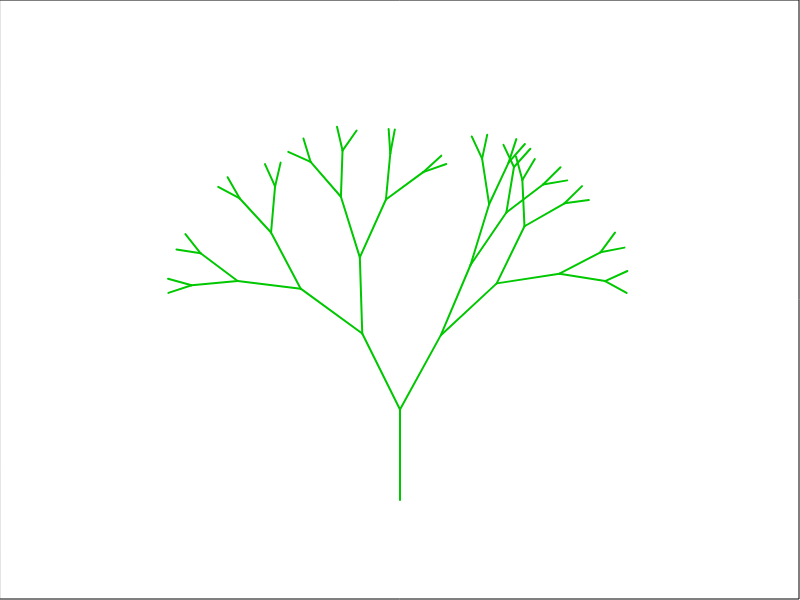
Frame 1 (no input)
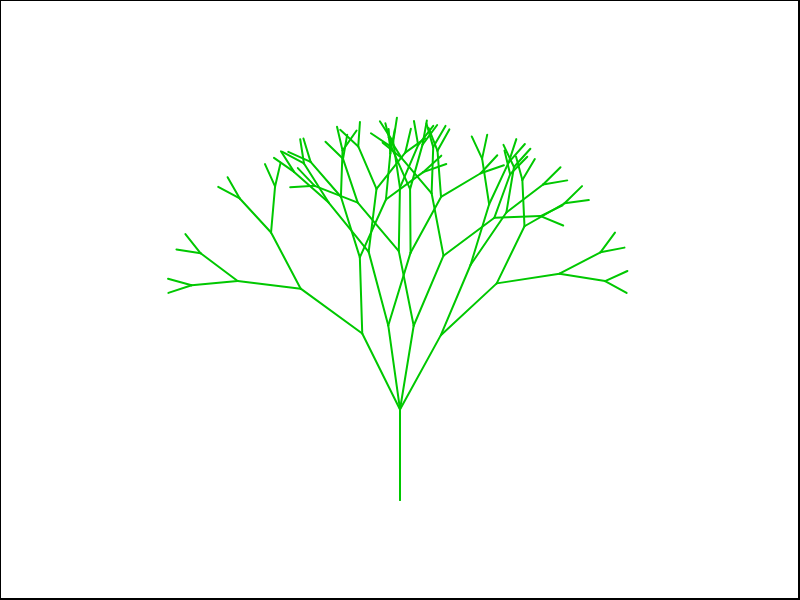
Frame 2 (the mouse pressed at the canvas centre, redrawn once)

The p5.js sketch that drew these frames (run headless with seeded random() and noise() and a simulated clock; the mouse was pressed at the canvas centre and the sketch redrawn once):

// p5.js sketch
// ── sketch.js
function setup() {
	createCanvas(800, 600);
	background('white');
	noLoop();
	angleMode(DEGREES);
}

function draw() {
	noFill(); stroke(0); rect(0, 0, 799, 599);
	stroke(0, 200, 0);
	// strokeWeight decreased to 2 from 4
	strokeWeight(2);

	// start tree at (400, 500)
	// pointing straight up with a stated depth

	tree(400, 500, 0, 6); 
}

// tree function takes coordinates of tree, angle, and current depth

function tree(x1, y1, angle, depth) {

	// length of branch
	// using tanh/4, for depths of 5 or below, function falls smoothly
	var length = 100 * Math.tanh(depth/4);

	// use angle to calculate endpoint of branch
	var x2 = x1 - (length * sin(angle));
	var y2 = y1 - (length * cos(angle));

	// this draws the tree trunk - straight up, angle starts at 0
	line(x1, y1, x2, y2);

	// new angles for emerging trees
	var angle1 = angle + 20 + random(-15, 15);
	var angle2 = angle - 20 + random(-15, 15);

	// new trees (branches) at angle +/- 15 degrees 
	// positioned at end of branch
	if(depth > 1) {
		tree(x2, y2, angle1, depth - 1);
		tree(x2, y2, angle2, depth - 1);
	}
}
